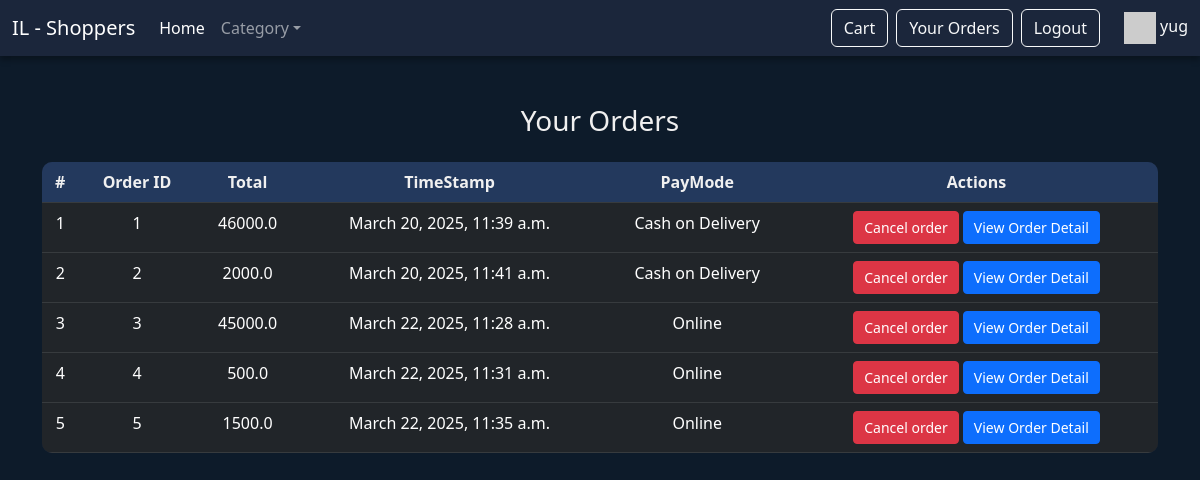
The app's page /yourorders (signed in) with its own data.
### myapp/models.py (models this page shows)
class ordermodel(models.Model):
   userid = models.ForeignKey(registermodel, on_delete=models.CASCADE)
   finaltotal = models.FloatField()
   phone = models.BigIntegerField()
   address = models.TextField()
   paymode = models.CharField(max_length=40)
   timestamp = models.DateTimeField(auto_now_add=True)
   status = models.BooleanField(default=False)
   razorpay_order_id = models.CharField(max_length=255, null=True, blank=True)

### myapp/views.py (the view)
# urls.py: path("yourorders",views.yourorders),
def yourorders(request):
    userid = request.session["log_id"]
    fetchdata = ordermodel.objects.filter(userid=userid)
    context = {
        "data":fetchdata
    }
    return render(request,"yourorders.html",context)

### myapp/templates/yourorders.html (shortened to what this page needs)
<!DOCTYPE html>
<html lang="en">
<head>
    <link href="https://cdn.jsdelivr.net/npm/bootstrap@5.3.0-alpha3/dist/css/bootstrap.min.css" rel="stylesheet">
</head>
<body>
   <nav class="navbar navbar-expand-lg navbar-dark">
  <div class="container-fluid">
    <a class="navbar-brand" href="#">IL - Shoppers</a>
    <div class="collapse navbar-collapse" id="navbarNav">
      <ul class="navbar-nav me-auto mb-2 mb-lg-0">
        <li class="nav-item"><a class="nav-link active" href="#">Home</a></li>
        <li class="nav-item dropdown">
          <a class="nav-link dropdown-toggle" href="#" role="button" data-bs-toggle="dropdown" aria-expanded="false">Category</a>
        </li>
      </ul>
      <div class="d-flex align-items-center">
        {% if request.session.log_name %}
        {% if request.session.log_role == "user" %}
        <a class="btn btn-outline-light me-2" href="#"> Cart</a>
        <a class="btn btn-outline-light me-2" href="#">Your Orders</a>
        {% endif %}
        <a class="btn btn-outline-light me-2" href="/logout">Logout</a>
        <div class="user-info ms-3">
          <img src="https://via.placeholder.com/32" alt="User">
          <span class="text-light">{{ request.session.log_name }}</span>
        </div>
        {% else %}
                <a class="btn btn-outline-light me-2" href="/login">Login</a>
        <a class="btn btn-outline-light me-2" href="/register">Sign Up</a>
        {% endif %}
      </div>
    </div>
  </div>
</nav>
    <div class="container my-5">
        <h3 class="text-center mb-4">Your Orders</h3>
        <div class="table-responsive">
            <table class="table table-dark table-hover text-center">
                <thead>
                    <tr>
                        <th>#</th>
                        <th>Order ID</th>
                        <th>Total</th>
                        <th>TimeStamp</th>
                        <th>PayMode</th>
                        <th>Actions</th>
                    </tr>
                </thead>
                <tbody>
                    {% for i in data %}
                    <tr>
                        <td>{{ forloop.counter }}</td>
                        <td>{{ i.id }}</td>
                        <td>{{ i.finaltotal }}</td>
                        <td>{{ i.timestamp }}</td>
                        <td>{{ i.paymode }}</td>
                        <td>
                            <button class="btn btn-sm btn-danger btn-action">Cancel order</button>
                            <a href="/yourorderdetails/{{ i.id }}" class="btn btn-sm btn-primary btn-action">View Order Detail</a>
                        </td>
                    </tr>
                {% endfor %}
                </tbody>
            </table>
        </div>
    </div>
</body>
</html>

### myapp/templates/yourorders.html (style rules this page uses)
body { background-color: #0d1b2a; color: #f0f0f0; }
.navbar { background-color: #1b263b; box-shadow: 0 4px 6px rgba(0, 0, 0, 0.3); }
.table { background-color: #1b263b; border-radius: 10px; overflow: hidden; }
.table th { background-color: #23395d; color: #f0f0f0; }
.table tbody tr { transition: background-color 0.3s ease-in-out; }
.btn-action { padding: 5px 10px; font-size: 14px; }

### records on screen
ordermodel: id "1", finaltotal "46000.0", timestamp "March 20, 2025, 11:39 a.m.", paymode "Cash on Delivery"
ordermodel: id "2", finaltotal "2000.0", timestamp "March 20, 2025, 11:41 a.m.", paymode "Cash on Delivery"
ordermodel: id "3", finaltotal "45000.0", timestamp "March 22, 2025, 11:28 a.m.", paymode "Online"
ordermodel: id "4", finaltotal "500.0", timestamp "March 22, 2025, 11:31 a.m.", paymode "Online"
ordermodel: id "5", finaltotal "1500.0", timestamp "March 22, 2025, 11:35 a.m.", paymode "Online"

### other values on screen
{{ request.session.log_name }} "yug"
